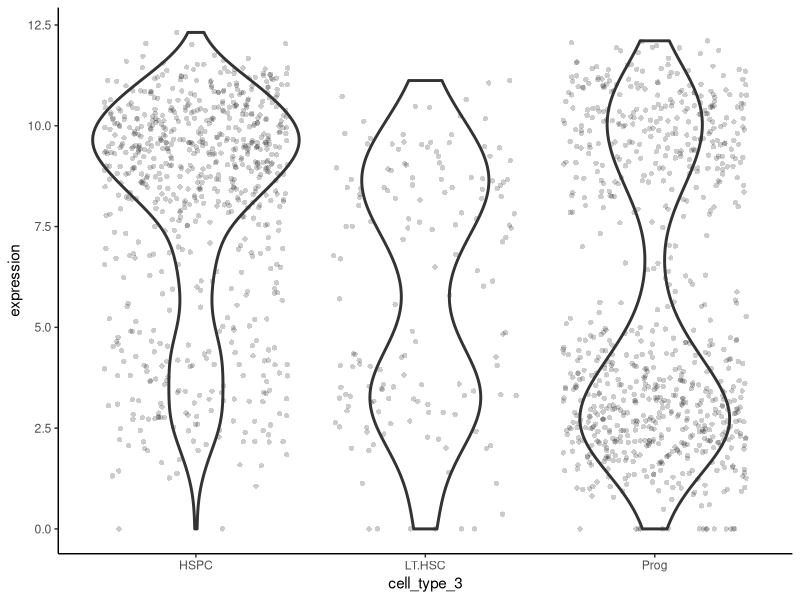
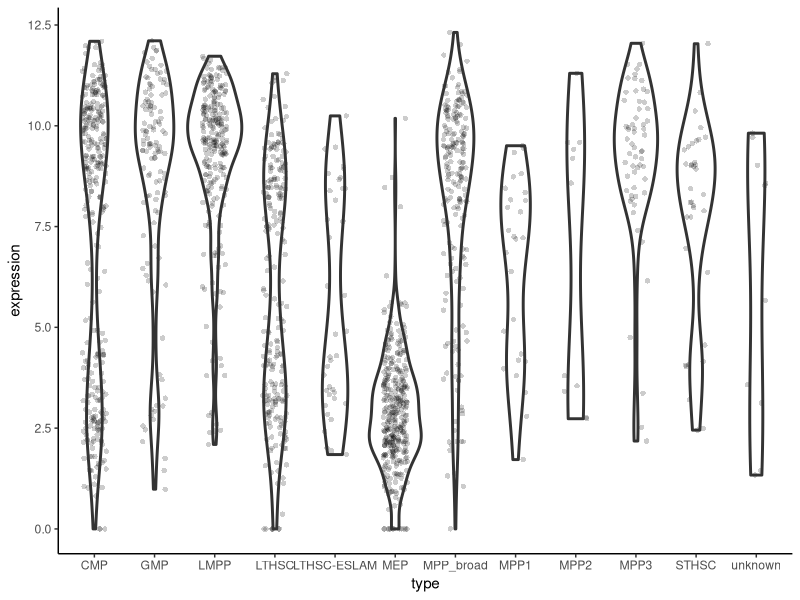

Source code (R) for these figures, in order: (Note: this script raises an error after producing the figures.)
## ---- chunk 1
#| echo: false
library(tidyverse)
## ---- chunk 2
# 🐭 import the three datasets
lthsc <- read_csv("data-raw/surfaceome_lthsc.csv")
hspc <- read_csv("data-raw/surfaceome_hspc.csv")
prog <- read_csv("data-raw/surfaceome_prog.csv")
## ---- chunk 3
#| echo: false
# number of columns in each dataset
nlthsc <- ncol(lthsc) - 1
nhspc <- ncol(hspc) - 1
nprog <- ncol(prog) - 1
ntotal <- nlthsc + nhspc + nprog
## ---- chunk 4
#  combine the three datasets
cell_expr <- hspc |>
  left_join(prog, 
            by = "ensembl_gene_id") |> 
  left_join(lthsc, 
            by = "ensembl_gene_id")
## ---- chunk 5
# 🐭 import the gene information
gene_info <- read_csv("results/hspc_prog_results.csv") |> 
  select(ensembl_gene_id, external_gene_name, description)
## ---- chunk 6
# 🐭 join the gene information to the cell_expr data
cell_expr <- cell_expr |> 
  left_join(gene_info, 
            by = "ensembl_gene_id")
## ---- chunk 7
# 🐭 import 
cell <- read_csv("data-raw/er_cell_types.csv")

## ---- chunk 8
cell |> 
  group_by(type) |>
  count()
## ---- chunk 9
# 🐭 pivot the cell_expr data
cell_expr_long <- cell_expr |> 
  pivot_longer(cols = -c(ensembl_gene_id, 
                         external_gene_name, 
                         description),
               names_to = "cell_id", 
               values_to = "expression")
## ---- chunk 10
cell_expr_long <- cell_expr_long |> 
  extract(cell_id, 
          remove = FALSE,
          c("cell_type_3", "cell_number"),
          "([a-zA-Z.]{4, 6})_([0-9]{3})")
## ---- chunk 11
cell_expr_long <- cell_expr_long |> 
  left_join(cell |> select(cell_id, type), 
            by = "cell_id")
## ---- chunk 12
# 🐭 plot the expression of Emb in each cell type
cell_expr_long |> 
  filter(external_gene_name == "Emb") |> 
  ggplot(aes(x = cell_type_3, y = expression)) +
  geom_jitter(width = 0.4, alpha = 0.2, pch = 16) +
  geom_violin(fill = NA, linewidth = 1) +
  theme_classic()
## ---- chunk 13
# 🐭 plot the expression of Emb in each cell type
cell_expr_long |> 
  filter(external_gene_name == "Emb") |> 
  ggplot(aes(x = type, y = expression)) +
  geom_jitter(width = 0.2, alpha = 0.2, pch = 16) +
  geom_violin(fill = NA, linewidth = 1) +
  theme_classic()
## ---- chunk 14
cell_expr_trans <- cell_expr_trans |> 
  dplyr::select(starts_with(c("HSPC_", "Prog_", "LT.HSC_"))) |>
  t() |> 
  data.frame()
## ---- chunk 15
colnames(cell_expr_trans) <- cell_expr_trans$ensembl_gene_id
## ---- chunk 16
pca <- cell_expr_trans |>
  prcomp(rank. = 8)
## ---- chunk 17
pca_labelled <- data.frame(pca$x,
                           cell_id = row.names(cell_expr_trans))
## ---- chunk 18
pca_labelled <- pca_labelled |> 
  extract(cell_id, 
          remove = FALSE,
          c("cell_type_3", "cell_number"),
          "([a-zA-Z.]{4, 6})_([0-9]{3})")
## ---- chunk 19
pca_labelled <- pca_labelled |> 
  left_join(cell |> select(cell_id, type), 
            by = "cell_id")
## ---- chunk 20
pca_labelled <- pca_labelled |> 
  left_join(cell_expr_long |> 
              filter(external_gene_name == "Emb") |> 
              select(cell_id, "Emb_expr" = expression), 
            by = "cell_id")
## ---- chunk 21
pca_labelled |> 
  ggplot(aes(x = PC1, y = PC2, 
             colour = cell_type_3)) +
  geom_point(alpha = 0.4) +
  scale_colour_viridis_d(end = 0.95, begin = 0.15,
                         name = NULL) +
  theme_classic()

## ---- chunk 22
pca_labelled |> 
  ggplot(aes(x = PC1, y = PC2, 
             colour = type)) +
  geom_point(alpha = 0.5) +
  scale_colour_viridis_d(name = NULL) +
  theme_classic()

## ---- chunk 23
pca_labelled |> 
  ggplot(aes(x = PC1, y = PC2, 
             colour = Emb_expr,
             shape = cell_type_3)) +
  geom_point() +
  scale_colour_viridis_c(end = 0.95, begin = 0.15,
                         name = NULL) +
  theme_classic()

## ---- chunk 24
pca_labelled |> 
  ggplot(aes(x = PC1, y = PC2, 
             colour = Emb_expr)) +
  geom_point() +
  scale_colour_viridis_c(end = 0.95, begin = 0.15,
                         name = NULL) +
  theme_classic() +
  facet_wrap(~cell_type_3)

